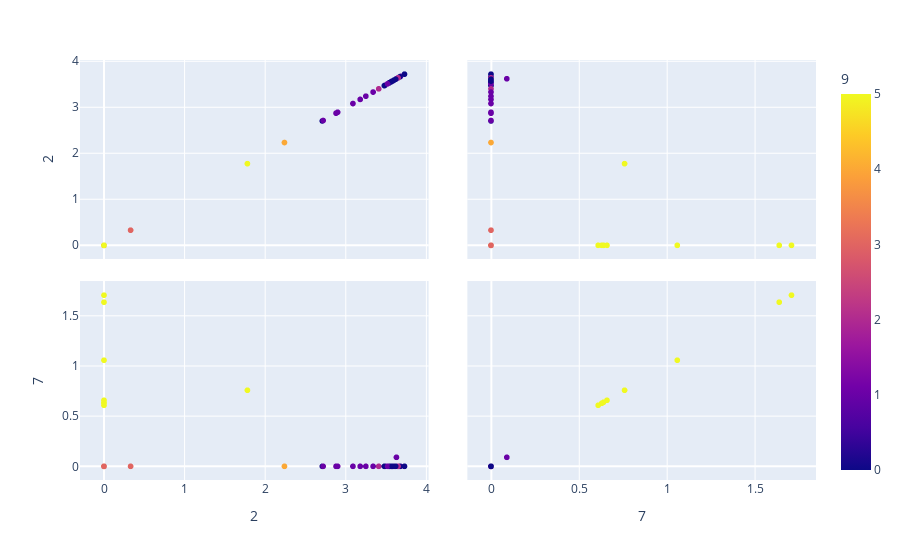

Notebook source saved alongside this figure:
### Code cell
fig = px.scatter_matrix(df_test,
    dimensions=[2,7],
    color=9)
fig.show()

### Figure 1 — Plotly figure (JSON) as saved in the notebook; plotly's stock layout.template omitted (floating-point values rounded to 4 significant figures)
{"data": [{"dimensions": [{"axis": {"matches": true}, "label": "2", "values": [3.6, 0, 3.65, 0, 3.68, 0, 3.54, 3.49, 3.58, 3.18, 0, 0, 3.63, 3.57, 2.24, 0, 1.78, 3.73, 3.48, 0, 2.88, 0, 0, 0, 3.57, 2.9, 3.56, 3.54, 0.33, 3.67, 2.71, 3.52, 3.41, 3.34, 3.58, 0, 0, 3.65, 3.25, 3.09, 2.72, 0, 3.62]}, {"axis": {"matches": true}, "label": "7", "values": [0, 0.66, 0, 0.64, 0, 0, 0, 0, 0, 0, 0, 0, 0.09, 0, 0, 0, 0.76, 0, 0, 0, 0, 1.06, 1.64, 0.61, 0, 0, 0, 0, 0, 0, 0, 0, 0, 0, 0, 1.71, 0, 0, 0, 0, 0, 0.63, 0]}], "hovertemplate": "%{xaxis.title.text}=%{x}<br>%{yaxis.title.text}=%{y}<br>9=%{marker.color}<extra></extra>", "legendgroup": "", "marker": {"color": [0, 5, 0, 5, 1, 1, 0, 1, 1, 1, 4, 3, 1, 1, 4, 3, 5, 0, 0, 4, 1, 5, 5, 5, 2, 1, 0, 0, 3, 0, 0, 1, 2, 1, 0, 5, 3, 2, 1, 1, 1, 5, 0], "coloraxis": "coloraxis", "symbol": "circle"}, "name": "", "showlegend": false, "type": "splom"}], "layout": {"coloraxis": {"colorbar": {"title": {"text": "9"}}, "colorscale": [[0, "#0d0887"], [0.1111, "#46039f"], [0.2222, "#7201a8"], [0.3333, "#9c179e"], [0.4444, "#bd3786"], [0.5556, "#d8576b"], [0.6667, "#ed7953"], [0.7778, "#fb9f3a"], [0.8889, "#fdca26"], [1, "#f0f921"]]}, "dragmode": "select", "legend": {"tracegroupgap": 0}, "margin": {"t": 60}}}
